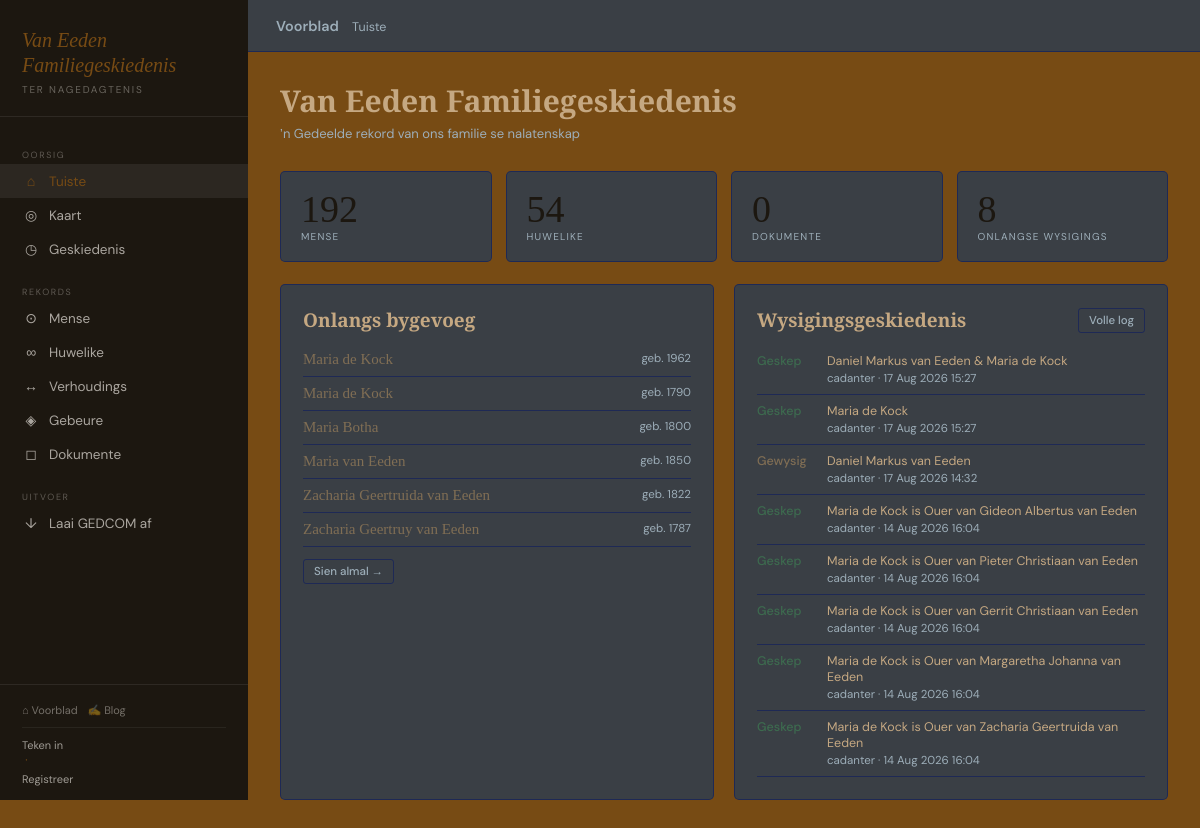
The app's page /argief/ with its own data.
### genealogy/models.py (models this page shows, shortened)
class Person(models.Model):
    GENDER_CHOICES = [('M','Manlik'),('F','Vroulik'),('O','Ander'),('U','Onbekend')]
    first_name  = models.CharField(max_length=100)
    middle_name = models.CharField(max_length=100, blank=True)
    last_name   = models.CharField(max_length=100)
    maiden_name = models.CharField(max_length=100, blank=True)
    gender      = models.CharField(max_length=1, choices=GENDER_CHOICES, default='U')
    photo       = models.ImageField(upload_to='people/photos/', blank=True, null=True)
    birth_date  = models.CharField(max_length=100, blank=True,
                    help_text='GEDCOM datum, bv. BEF 15 JAN 1900')
    birth_place = models.CharField(max_length=200, blank=True)
    death_date  = models.CharField(max_length=100, blank=True,
                    help_text='GEDCOM datum, bv. AFT 1950')
    death_place = models.CharField(max_length=200, blank=True)
    is_deceased = models.BooleanField(default=False)
    is_root     = models.BooleanField(default=False, help_text='Stam-ouer van die boom (a1)')
    biography   = models.TextField(blank=True)
    notes       = models.TextField(blank=True)
    created_at  = models.DateTimeField(auto_now_add=True)
    updated_at  = models.DateTimeField(auto_now=True)
    created_by  = models.ForeignKey(User, on_delete=models.SET_NULL, null=True, blank=True,
                    related_name='created_people')
    birth_lat   = models.FloatField(null=True, blank=True)
    birth_lng   = models.FloatField(null=True, blank=True)
    death_lat   = models.FloatField(null=True, blank=True)
    death_lng   = models.FloatField(null=True, blank=True)
    class Meta:
        ordering = ['first_name', 'last_name']
        verbose_name_plural = 'Mense'
    @property
    def full_name(self):
        parts = [self.first_name]
        if self.middle_name: parts.append(self.middle_name)
        parts.append(self.last_name)
        return ' '.join(parts)
    def get_absolute_url(self):
        return reverse('genealogy:person_detail', kwargs={'pk': self.pk})
    @property
    def birth_year(self):
        from .gedcom_dates import parse_gedcom_date
        p = parse_gedcom_date(self.birth_date)
        return p.get('year') if p else None

class AuditLog(models.Model):
    ACTION_CHOICES = [('create','Geskep'),('update','Gewysig'),('delete','Verwyder')]
    user        = models.ForeignKey(User, on_delete=models.SET_NULL, null=True, related_name='audit_logs')
    action      = models.CharField(max_length=10, choices=ACTION_CHOICES)
    model_name  = models.CharField(max_length=50)
    object_id   = models.IntegerField(null=True, blank=True)
    object_repr = models.CharField(max_length=200)
    changes     = models.JSONField(default=dict, blank=True)
    timestamp   = models.DateTimeField(auto_now_add=True)
    note        = models.TextField(blank=True)
    class Meta:
        ordering = ['-timestamp']

### genealogy/views.py (the view)
# urls.py: path('',                              views.dashboard,         name='dashboard'),
def dashboard(request):
    profile = get_profile(request.user)
    pending_count, pending_members, pending_edits = 0, [], []
    if profile and profile.is_admin:
        pending_count   = PendingEdit.objects.filter(status='pending').count()
        pending_members = UserProfile.objects.filter(role='pending').select_related('user')
        pending_edits   = PendingEdit.objects.filter(status='pending').select_related('proposed_by')[:10]
    return render(request, 'genealogy/dashboard.html', {
        'total_people':    Person.objects.count(),
        'total_marriages': Marriage.objects.count(),
        'total_documents': Document.objects.count(),
        'recent_people':   Person.objects.order_by('-created_at')[:6],
        'recent_audit':    AuditLog.objects.select_related('user')[:8],
        'profile': profile, 'pending_count': pending_count,
        'pending_members': pending_members, 'pending_edits': pending_edits,
    })

### genealogy/gedcom_dates.py (called while the page is built)
def parse_gedcom_date(gedcom_str):
    if not gedcom_str:
        return None
    s = gedcom_str.strip().upper()
    if not s or s in ('ONBEKEND', 'UNKNOWN'):
        return {'modifier': 'UNK'}
    result = {'modifier': 'EXACT', 'day': None, 'month': None, 'year': None,
              'day2': None, 'month2': None, 'year2': None}
    bet = re.match(r'^BET\s+(.+?)\s+AND\s+(.+)$', s)
    if bet:
        result['modifier'] = 'BET'
        _fill_date_parts(result, bet.group(1), '', '')
        _fill_date_parts(result, bet.group(2), '2', '2')
        return result
    mod_match = re.match(r'^(BEF|AFT|EST|ABT|CAL|INT)\s+(.+)$', s)
    if mod_match:
        result['modifier'] = mod_match.group(1)
        _fill_date_parts(result, mod_match.group(2), '', '')
        return result
    _fill_date_parts(result, s, '', '')
    return result

def _fill_date_parts(result, date_str, day_key, month_key):
    dk = 'day' + day_key
    mk = 'month' + month_key
    yk = 'year' + day_key  # year uses same suffix as day
    parts = date_str.strip().split()
    for part in parts:
        if part in MONTHS_GED:
            result[mk] = MONTHS_GED.index(part) + 1
        elif re.match(r'^\d{1,4}$', part):
            num = int(part)
            if num <= 31 and result.get(mk) is None and result.get(dk) is None:
                if num <= 31 and len(part) <= 2:
                    result[dk] = num
                else:
                    result[yk] = num
            elif num > 31 or len(part) == 4:
                result[yk] = num
            else:
                result[dk] = num

### genealogy/views.py (called while the page is built)
def get_profile(user):
    if not user.is_authenticated:
        return None
    profile, _ = UserProfile.objects.get_or_create(user=user, defaults={'role': 'pending'})
    return profile

### genealogy/templates/genealogy/dashboard.html (shortened to what this page needs)
{% extends "genealogy/base.html" %}
{% block content %}
<div class="ph">
  <div>
    <h2>Van Eeden Familiegeskiedenis</h2>
    <p class="subtitle">ʼn Gedeelde rekord van ons familie se nalatenskap</p>
  </div>
</div>
<div class="grid-4">
  <div class="stat"><div class="stat-n">{{ total_people }}</div><div class="stat-l">Mense</div></div>
  <div class="stat"><div class="stat-n">{{ total_marriages }}</div><div class="stat-l">Huwelike</div></div>
  <div class="stat"><div class="stat-n">{{ total_documents }}</div><div class="stat-l">Dokumente</div></div>
  <div class="stat"><div class="stat-n">{{ recent_audit|length }}</div><div class="stat-l">Onlangse wysigings</div></div>
</div>
<div style="display:grid;grid-template-columns:1fr 1fr;gap:20px;">
  <div class="card">
    <h3>Onlangs bygevoeg</h3>
    {% for p in recent_people %}
    <div style="display:flex;justify-content:space-between;padding:8px 0;border-bottom:1px solid var(--border);">
      <a href="{{ p.get_absolute_url }}" style="font-family:'EB Garamond',serif;font-size:15px;color:var(--sepia);text-decoration:none;">{{ p.full_name }}</a>
      <span style="font-size:11.5px;color:var(--muted);">{% if p.birth_date %}geb. {{ p.birth_year }}{% endif %}</span>
    </div>
    {% empty %}
    <p style="color:var(--muted);font-size:13px;">Nog geen mense nie. <a href="{% url 'genealogy:person_create' %}" style="color:var(--sepia);">Voeg die eerste een by.</a></p>
    {% endfor %}
    <div style="margin-top:12px;"><a href="{% url 'genealogy:person_list' %}" class="btn btn-secondary btn-sm">Sien almal →</a></div>
  </div>
  <div class="card">
    <div style="display:flex;justify-content:space-between;align-items:center;margin-bottom:12px;">
      <h3 style="margin:0;">Wysigingsgeskiedenis</h3>
      <a href="{% url 'genealogy:audit_log' %}" class="btn btn-secondary btn-sm">Volle log</a>
    </div>
    {% for log in recent_audit %}
    <div class="audit-row">
      <div class="audit-action {{ log.action }}">
        {% if log.action == 'create' %}Geskep{% elif log.action == 'update' %}Gewysig{% else %}Verwyder{% endif %}
      </div>
      <div style="flex:1">
        <div>{{ log.object_repr }}</div>
        <div class="audit-meta">{{ log.user.get_full_name|default:log.user.username|default:"Stelsel" }} · {{ log.timestamp|date:"d M Y H:i" }}</div>
      </div>
    </div>
    {% empty %}
    <p style="color:var(--muted);font-size:13px;">Nog geen wysigings nie.</p>
    {% endfor %}
  </div>
</div>
{% endblock %}

### genealogy/static/genealogy/css/main.css (style rules this page uses)
*, *::before, *::after { box-sizing: border-box; margin: 0; padding: 0; }
:root { --cream: #774b14; --ink: #1c1710; --body-txt: #c5a882; --sepia: #806e54; --gold: #f1ef83; --rust: #b5381e; --sage: #3d6b4f; --muted: #9daeb9; --border: #02146680; --card: #3a3f45; --red-light: #fdf2f0; --sidebar-w: 248px; }
body { font-family: 'DM Sans', sans-serif; background: var(--cream); color: var(--body-txt); min-height: 100vh; display: flex; }
h2 { font-family: 'EB Garamond', serif; font-size: 30px; font-weight: 600; margin-bottom: 4px; }
h3 { font-family: 'EB Garamond', serif; font-size: 19px; font-weight: 600; margin-bottom: 10px; }
.subtitle { color: var(--muted); font-size: 13px; margin-bottom: 24px; }
.card { background: var(--card); border: 1px solid var(--border); border-radius: 5px; padding: 22px; margin-top: 0px; margin-bottom: 18px; }
.grid-4 { display: grid; grid-template-columns: repeat(4, 1fr); gap: 14px; margin-bottom: 22px; }
.stat { background: var(--card); border: 1px solid var(--border); border-radius: 5px; padding: 18px 20px; }
.stat-n { font-family: 'EB Garamond', serif; font-size: 38px; line-height: 1; color: var(--ink); }
.stat-l { font-size: 10px; text-transform: uppercase; letter-spacing: .12em; color: var(--muted); margin-top: 2px; }
.btn { display: inline-flex; align-items: center; gap: 5px; padding: 7px 14px; border-radius: 3px; font-size: 12.5px; font-weight: 500; cursor: pointer; text-decoration: none; border: 1px solid transparent; font-family: 'DM Sans', sans-serif; transition: all .12s; }
.btn-secondary { background: transparent; color: var(--muted); border-color: var(--border); }
.btn-sm { padding: 4px 10px; font-size: 11.5px; }
.ph { display: flex; justify-content: space-between; align-items: flex-start; margin-bottom: 5px; }
.audit-row { display: flex; gap: 10px; padding: 8px 0; border-bottom: 1px solid var(--border); font-size: 12.5px; }
.audit-action { width: 60px; font-weight: 500; color: var(--muted); }
.audit-action.create { color: var(--sage); }
.audit-action.update { color: var(--sepia); }
.audit-meta { color: var(--muted); font-size: 11.5px; margin-top: 2px; }

### records on screen
Person: full_name "Maria de Kock", birth_year "1962"
Person: full_name "Maria de Kock", birth_year "1790"
Person: full_name "Maria Botha", birth_year "1800"
Person: full_name "Maria van Eeden", birth_year "1850"
Person: full_name "Zacharia Geertruida van Eeden", birth_year "1822"
Person: full_name "Zacharia Geertruy van Eeden", birth_year "1787"
AuditLog: action "Geskep", object_repr "Daniel Markus van Eeden & Maria de Kock", user.get_full_name "cadanter", timestamp "17 Aug 2026 15:27"
AuditLog: action "Geskep", object_repr "Maria de Kock", user.get_full_name "cadanter", timestamp "17 Aug 2026 15:27"
AuditLog: action "Gewysig", object_repr "Daniel Markus van Eeden", user.get_full_name "cadanter", timestamp "17 Aug 2026 14:32"
AuditLog: action "Geskep", object_repr "Maria de Kock is Ouer van Gideon Albertus van Eeden", user.get_full_name "cadanter", timestamp "14 Aug 2026 16:04"
AuditLog: action "Geskep", object_repr "Maria de Kock is Ouer van Pieter Christiaan van Eeden", user.get_full_name "cadanter", timestamp "14 Aug 2026 16:04"
AuditLog: action "Geskep", object_repr "Maria de Kock is Ouer van Gerrit Christiaan van Eeden", user.get_full_name "cadanter", timestamp "14 Aug 2026 16:04"
AuditLog: action "Geskep", object_repr "Maria de Kock is Ouer van Margaretha Johanna van Eeden", user.get_full_name "cadanter", timestamp "14 Aug 2026 16:04"
AuditLog: action "Geskep", object_repr "Maria de Kock is Ouer van Zacharia Geertruida van Eeden", user.get_full_name "cadanter", timestamp "14 Aug 2026 16:04"

### other values on screen
{{ total_people }} "192"
{{ total_marriages }} "54"
{{ total_documents }} "0"
{{ recent_audit|length }} "8"
